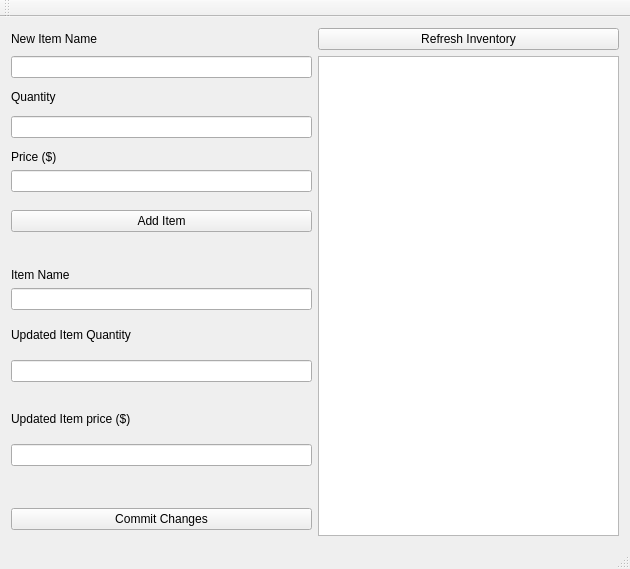
<?xml version="1.0" encoding="UTF-8"?>
<ui version="4.0">
 <class>adminPage</class>
 <widget class="QMainWindow" name="adminPage">
  <property name="geometry">
   <rect>
    <x>0</x>
    <y>0</y>
    <width>630</width>
    <height>450</height>
   </rect>
  </property>
  <property name="windowTitle">
   <string>adminPage</string>
  </property>
  <widget class="QWidget" name="centralWidget">
   <layout class="QGridLayout" name="gridLayout">
    <item row="3" column="1" rowspan="40">
     <widget class="QTableView" name="tableView"/>
    </item>
    <item row="3" column="0">
     <widget class="QLineEdit" name="lineEdit"/>
    </item>
    <item row="0" column="1">
     <widget class="QPushButton" name="pushButton_2">
      <property name="text">
       <string>Refresh Inventory</string>
      </property>
     </widget>
    </item>
    <item row="0" column="0">
     <widget class="QLabel" name="label">
      <property name="text">
       <string>New Item Name</string>
      </property>
     </widget>
    </item>
    <item row="7" column="0">
     <widget class="QLineEdit" name="lineEdit_2"/>
    </item>
    <item row="9" column="0">
     <widget class="QLabel" name="label_2">
      <property name="text">
       <string>Price ($)</string>
      </property>
     </widget>
    </item>
    <item row="10" column="0">
     <widget class="QLineEdit" name="lineEdit_3"/>
    </item>
    <item row="13" column="0">
     <widget class="QPushButton" name="pushButton">
      <property name="text">
       <string>Add Item</string>
      </property>
     </widget>
    </item>
    <item row="5" column="0">
     <widget class="QLabel" name="label_3">
      <property name="text">
       <string>Quantity</string>
      </property>
     </widget>
    </item>
    <item row="41" column="0">
     <widget class="QPushButton" name="pushButton_3">
      <property name="text">
       <string>Commit Changes</string>
      </property>
     </widget>
    </item>
    <item row="19" column="0">
     <widget class="QLabel" name="label_4">
      <property name="text">
       <string>Item Name</string>
      </property>
     </widget>
    </item>
    <item row="20" column="0">
     <widget class="QLineEdit" name="lineEdit_4"/>
    </item>
    <item row="23" column="0">
     <widget class="QLabel" name="label_5">
      <property name="text">
       <string>Updated Item Quantity</string>
      </property>
     </widget>
    </item>
    <item row="31" column="0">
     <widget class="QLabel" name="label_6">
      <property name="text">
       <string>Updated Item price ($)</string>
      </property>
     </widget>
    </item>
    <item row="26" column="0">
     <widget class="QLineEdit" name="lineEdit_5"/>
    </item>
    <item row="34" column="0">
     <widget class="QLineEdit" name="lineEdit_6"/>
    </item>
   </layout>
  </widget>
  <widget class="QMenuBar" name="menuBar">
   <property name="geometry">
    <rect>
     <x>0</x>
     <y>0</y>
     <width>630</width>
     <height>19</height>
    </rect>
   </property>
  </widget>
  <widget class="QToolBar" name="mainToolBar">
   <attribute name="toolBarArea">
    <enum>TopToolBarArea</enum>
   </attribute>
   <attribute name="toolBarBreak">
    <bool>false</bool>
   </attribute>
  </widget>
  <widget class="QStatusBar" name="statusBar"/>
 </widget>
 <layoutdefault spacing="6" margin="11"/>
 <resources/>
 <connections/>
</ui>
